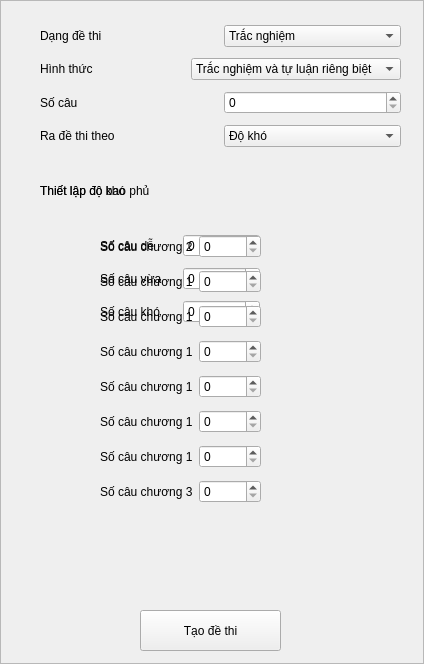
<?xml version="1.0" encoding="UTF-8"?>
<ui version="4.0">
 <class>Frame</class>
 <widget class="QFrame" name="Frame">
  <property name="geometry">
   <rect>
    <x>0</x>
    <y>0</y>
    <width>424</width>
    <height>664</height>
   </rect>
  </property>
  <property name="windowTitle">
   <string>Frame</string>
  </property>
  <property name="frameShape">
   <enum>QFrame::StyledPanel</enum>
  </property>
  <property name="frameShadow">
   <enum>QFrame::Raised</enum>
  </property>
  <widget class="QWidget" name="thiet_lap_theo_do_kho" native="true">
   <property name="geometry">
    <rect>
     <x>30</x>
     <y>170</y>
     <width>271</width>
     <height>421</height>
    </rect>
   </property>
   <widget class="QLabel" name="thiet_lap_do_kho_label">
    <property name="geometry">
     <rect>
      <x>10</x>
      <y>10</y>
      <width>121</width>
      <height>21</height>
     </rect>
    </property>
    <property name="text">
     <string>Thiết lập độ khó</string>
    </property>
   </widget>
   <widget class="QWidget" name="verticalLayoutWidget">
    <property name="geometry">
     <rect>
      <x>70</x>
      <y>60</y>
      <width>160</width>
      <height>100</height>
     </rect>
    </property>
    <layout class="QVBoxLayout" name="verticalLayout">
     <item>
      <layout class="QHBoxLayout" name="horizontalLayout_3">
       <item>
        <widget class="QLabel" name="so_cau_de_label">
         <property name="text">
          <string>Số câu dễ</string>
         </property>
        </widget>
       </item>
       <item>
        <widget class="QSpinBox" name="so_cau_de_spin_box"/>
       </item>
      </layout>
     </item>
     <item>
      <layout class="QHBoxLayout" name="horizontalLayout_5">
       <item>
        <widget class="QLabel" name="so_cau_vua_label">
         <property name="text">
          <string>Số câu vừa</string>
         </property>
        </widget>
       </item>
       <item>
        <widget class="QSpinBox" name="so_cau_vua_spin_box"/>
       </item>
      </layout>
     </item>
     <item>
      <layout class="QHBoxLayout" name="horizontalLayout_4">
       <item>
        <widget class="QLabel" name="so_cau_kho_label">
         <property name="text">
          <string>Số câu khó</string>
         </property>
        </widget>
       </item>
       <item>
        <widget class="QSpinBox" name="so_cau_kho_spin_box"/>
       </item>
      </layout>
     </item>
    </layout>
   </widget>
  </widget>
  <widget class="QWidget" name="verticalLayoutWidget_2">
   <property name="geometry">
    <rect>
     <x>40</x>
     <y>20</y>
     <width>361</width>
     <height>136</height>
    </rect>
   </property>
   <layout class="QVBoxLayout" name="verticalLayout_2">
    <item>
     <layout class="QHBoxLayout" name="horizontalLayout">
      <item>
       <widget class="QLabel" name="dang_de_thi_label">
        <property name="text">
         <string>Dạng đề thi</string>
        </property>
       </widget>
      </item>
      <item>
       <widget class="QComboBox" name="dang_de_thi_combo_box">
        <item>
         <property name="text">
          <string>Trắc nghiệm</string>
         </property>
        </item>
        <item>
         <property name="text">
          <string>Tự luận</string>
         </property>
        </item>
        <item>
         <property name="text">
          <string>Trắc nghiệm và tự luận</string>
         </property>
        </item>
       </widget>
      </item>
     </layout>
    </item>
    <item>
     <layout class="QHBoxLayout" name="horizontalLayout_6">
      <item>
       <widget class="QLabel" name="hinh_thuc_thi_label">
        <property name="text">
         <string>Hình thức</string>
        </property>
       </widget>
      </item>
      <item>
       <widget class="QComboBox" name="hinh_thuc_thi_combo_box">
        <item>
         <property name="text">
          <string>Trắc nghiệm và tự luận riêng biệt</string>
         </property>
        </item>
        <item>
         <property name="text">
          <string>Trộn lẫn trắc nghiệm và tự luận</string>
         </property>
        </item>
       </widget>
      </item>
     </layout>
    </item>
    <item>
     <layout class="QHBoxLayout" name="horizontalLayout_2">
      <item>
       <widget class="QLabel" name="so_cau_label">
        <property name="text">
         <string>Số câu</string>
        </property>
       </widget>
      </item>
      <item>
       <widget class="QSpinBox" name="so_cau_spin_box"/>
      </item>
     </layout>
    </item>
    <item>
     <layout class="QHBoxLayout" name="horizontalLayout_7">
      <item>
       <widget class="QLabel" name="ra_de_thi_theo_label">
        <property name="text">
         <string>Ra đề thi theo</string>
        </property>
       </widget>
      </item>
      <item>
       <widget class="QComboBox" name="ra_de_thi_theo_combo_box">
        <item>
         <property name="text">
          <string>Độ khó</string>
         </property>
        </item>
        <item>
         <property name="text">
          <string>Độ bao phủ</string>
         </property>
        </item>
       </widget>
      </item>
     </layout>
    </item>
   </layout>
  </widget>
  <widget class="QPushButton" name="tao_de_thi_button">
   <property name="geometry">
    <rect>
     <x>140</x>
     <y>610</y>
     <width>141</width>
     <height>41</height>
    </rect>
   </property>
   <property name="text">
    <string>Tạo đề thi</string>
   </property>
  </widget>
  <widget class="QFrame" name="thiet_lap_tho_do_bao_phu">
   <property name="geometry">
    <rect>
     <x>30</x>
     <y>170</y>
     <width>271</width>
     <height>421</height>
    </rect>
   </property>
   <widget class="QLabel" name="thiet_lap_do_bao_phu_label">
    <property name="geometry">
     <rect>
      <x>10</x>
      <y>10</y>
      <width>181</width>
      <height>21</height>
     </rect>
    </property>
    <property name="text">
     <string>Thiết lập độ bao phủ</string>
    </property>
   </widget>
   <widget class="QWidget" name="verticalLayoutWidget_3">
    <property name="geometry">
     <rect>
      <x>70</x>
      <y>59</y>
      <width>161</width>
      <height>281</height>
     </rect>
    </property>
    <layout class="QVBoxLayout" name="verticalLayout_3">
     <item>
      <layout class="QHBoxLayout" name="horizontalLayout_9">
       <item>
        <widget class="QLabel" name="label_11">
         <property name="text">
          <string>Số câu chương 2</string>
         </property>
        </widget>
       </item>
       <item>
        <widget class="QSpinBox" name="spinBox_6"/>
       </item>
      </layout>
     </item>
     <item>
      <layout class="QHBoxLayout" name="horizontalLayout_15">
       <item>
        <widget class="QLabel" name="label_17">
         <property name="text">
          <string>Số câu chương 1</string>
         </property>
        </widget>
       </item>
       <item>
        <widget class="QSpinBox" name="spinBox_12"/>
       </item>
      </layout>
     </item>
     <item>
      <layout class="QHBoxLayout" name="horizontalLayout_8">
       <item>
        <widget class="QLabel" name="label_10">
         <property name="text">
          <string>Số câu chương 1</string>
         </property>
        </widget>
       </item>
       <item>
        <widget class="QSpinBox" name="spinBox_5"/>
       </item>
      </layout>
     </item>
     <item>
      <layout class="QHBoxLayout" name="horizontalLayout_14">
       <item>
        <widget class="QLabel" name="label_16">
         <property name="text">
          <string>Số câu chương 1</string>
         </property>
        </widget>
       </item>
       <item>
        <widget class="QSpinBox" name="spinBox_11"/>
       </item>
      </layout>
     </item>
     <item>
      <layout class="QHBoxLayout" name="horizontalLayout_12">
       <item>
        <widget class="QLabel" name="label_14">
         <property name="text">
          <string>Số câu chương 1</string>
         </property>
        </widget>
       </item>
       <item>
        <widget class="QSpinBox" name="spinBox_9"/>
       </item>
      </layout>
     </item>
     <item>
      <layout class="QHBoxLayout" name="horizontalLayout_11">
       <item>
        <widget class="QLabel" name="label_13">
         <property name="text">
          <string>Số câu chương 1</string>
         </property>
        </widget>
       </item>
       <item>
        <widget class="QSpinBox" name="spinBox_8"/>
       </item>
      </layout>
     </item>
     <item>
      <layout class="QHBoxLayout" name="horizontalLayout_13">
       <item>
        <widget class="QLabel" name="label_15">
         <property name="text">
          <string>Số câu chương 1</string>
         </property>
        </widget>
       </item>
       <item>
        <widget class="QSpinBox" name="spinBox_10"/>
       </item>
      </layout>
     </item>
     <item>
      <layout class="QHBoxLayout" name="horizontalLayout_10">
       <item>
        <widget class="QLabel" name="label_12">
         <property name="text">
          <string>Số câu chương 3</string>
         </property>
        </widget>
       </item>
       <item>
        <widget class="QSpinBox" name="spinBox_7"/>
       </item>
      </layout>
     </item>
    </layout>
   </widget>
  </widget>
 </widget>
 <resources/>
 <connections/>
</ui>
